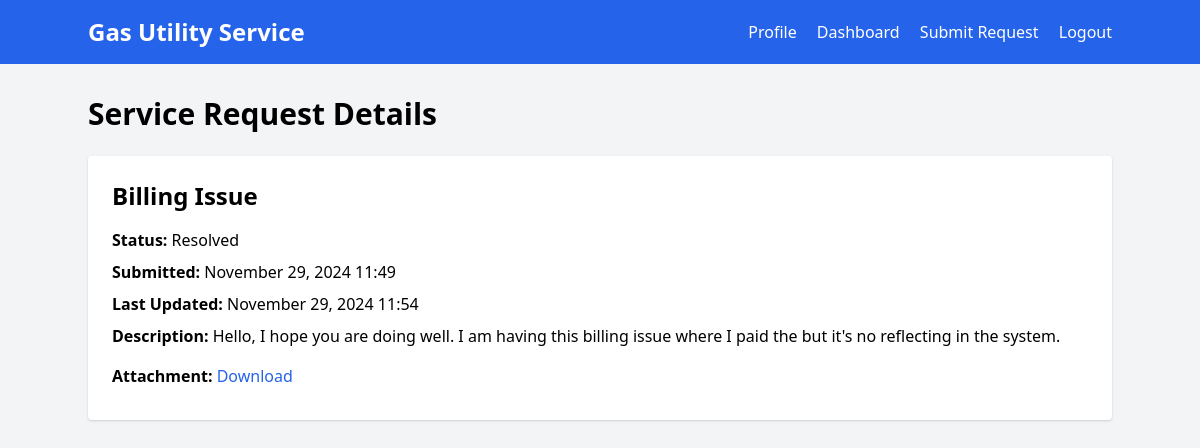
Screenshot of /request/1/ (signed in) with the database file from the repository.
### customer_service/models.py (models this page shows, shortened)
class ServiceRequest(models.Model):
    STATUS_CHOICES = [
        ('PENDING', 'Pending'),
        ('IN_PROGRESS', 'In Progress'),
        ('RESOLVED', 'Resolved'),
    ]
    REQUEST_TYPES = [
        ('BILLING', 'Billing Issue'),
        ('TECHNICAL', 'Technical Support'),
        ('CONNECTION', 'New Connection'),
        ('DISCONNECTION', 'Disconnection'),
        ('OTHER', 'Other'),
    ]
    customer = models.ForeignKey(Customer, on_delete=models.CASCADE)
    request_type = models.CharField(max_length=20, choices=REQUEST_TYPES)
    description = models.TextField()
    status = models.CharField(max_length=20, choices=STATUS_CHOICES, default='PENDING')
    created_at = models.DateTimeField(auto_now_add=True)
    updated_at = models.DateTimeField(auto_now=True)
    attachment = models.FileField(upload_to='service_requests/', blank=True, null=True)

### customer_service/views.py (the view)
# urls.py: path('request/<int:request_id>/', views.request_detail, name='request_detail'),
@login_required
def request_detail(request, request_id):
    service_request = ServiceRequest.objects.get(id=request_id, customer=request.user.customer)
    return render(request, 'customer_service/request_detail.html', {'service_request': service_request})

### customer_service/templates/customer_service/request_detail.html
{% extends 'customer_service/base.html' %}
{% block content %}
<h1 class="text-3xl font-bold mb-6">Service Request Details</h1>
<div class="bg-white p-6 rounded shadow">
    <h2 class="text-2xl font-semibold mb-4">{{ service_request.get_request_type_display }}</h2>
    <p class="mb-2"><strong>Status:</strong> {{ service_request.get_status_display }}</p>
    <p class="mb-2"><strong>Submitted:</strong> {{ service_request.created_at|date:"F d, Y H:i" }}</p>
    <p class="mb-2"><strong>Last Updated:</strong> {{ service_request.updated_at|date:"F d, Y H:i" }}</p>
    <p class="mb-4"><strong>Description:</strong> {{ service_request.description }}</p>
    {% if service_request.attachment %}
    <p class="mb-2"><strong>Attachment:</strong> <a href="{{ service_request.attachment.url }}" class="text-blue-600 hover:underline" target="_blank">Download</a></p>
    {% endif %}
</div>
{% endblock %}

### rows the page displays
ServiceRequest: request_type "Billing Issue", status "Resolved", created_at "November 29, 2024 11:49", updated_at "November 29, 2024 11:54", description "Hello, I hope you are doing well. I am having this billing issue where I paid the but it's no reflecting in the system."
